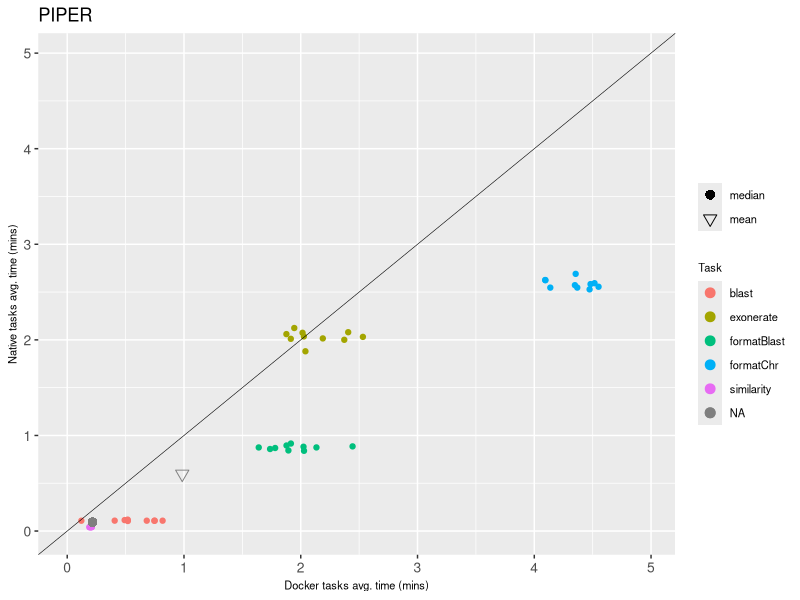

Generate this figure with R:
library(reshape)
library(ggplot2)
library(grid)
NF_stats<-read.csv("plot.csv",header=T)
NF_stats = cbind(NF_stats, shape=rep("16",dim(NF_stats)[1]))
nL = dim(read.table("stats_docker.txt", skip=1, header=F))[1]
NF_median =  data.frame(list( name = c("median"), realtime_docker = read.table("stats_docker.txt", skip=nL, header=F)[,2], realtime_native = read.table("stats_native.txt", skip=nL, header=F)[,2], shape = c("6")))
NF_mean =  data.frame(list( name = c("mean"), realtime_docker = read.table("stats_docker.txt", skip=nL, header=F)[,3], realtime_native = read.table("stats_native.txt", skip=nL, header=F)[,3], shape = c("8")))

max_axis = max(c(NF_stats[,2], NF_stats[,3]))/1000/60 * 1.09

png(filename = "fig_correlation.png", width = 5, height = 4, units = 'in', res = 300)
qplot(x=(realtime_docker/1000)/60, y=(realtime_native/1000)/60, data=NF_stats, main="", color=name, ylab="Native tasks avg. time (mins)", xlab="Docker tasks avg. time (mins)") +
geom_point(size = 3, aes(shape = shape)) +
geom_point( data = NF_median, aes(x=(realtime_docker/1000)/60, y=(realtime_native/1000)/60, shape = shape, color = NA), size = 3) +
geom_point( data = NF_mean, aes(x=(realtime_docker/1000)/60, y=(realtime_native/1000)/60, shape = shape, color = NA), size = 3) +
scale_shape_manual(values = c(16, 6, 8), breaks = c("6","8"), labels = c("median","mean")) +
coord_cartesian(xlim=c(0,max_axis), ylim=c(0,max_axis)) + geom_abline(intercept = 0, size=.2) + theme(axis.text.x=element_text(size=10), axis.text.y=element_text(size=10), axis.title.y=element_text(size=8), axis.title.x=element_text(size=8),legend.text=element_text(size=8),legend.title=element_text(size=8)) + labs(color = "Task", title='PIPER', shape = "")

dev.off()
